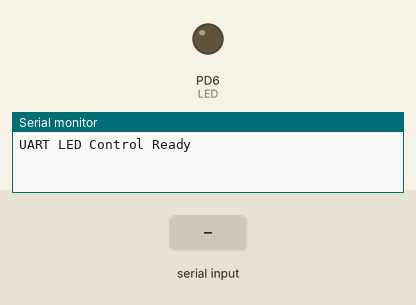
Bench run of a program on a simulated ATmega328P, built with avr-gcc and emulated at 16 MHz. Shown: output pins drawn as LEDs (lit = HIGH), the last lines printed to the serial monitor. The inputs (shaded band) are chosen by the test bench.

Above: at 1.2 s.
1.3 s: "ON\n" received over Serial
At 2.5 s:
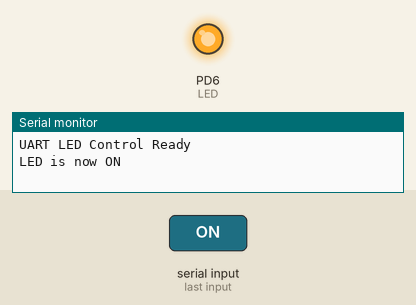
2.8 s: "90,45\n" received over Serial
At 4.0 s:
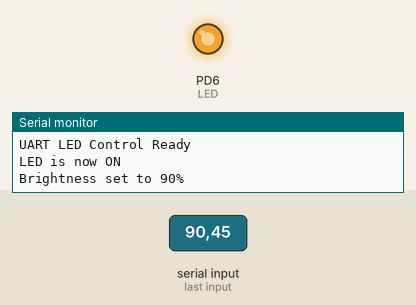
4.3 s: "30,150\n" received over Serial
At 5.4 s:
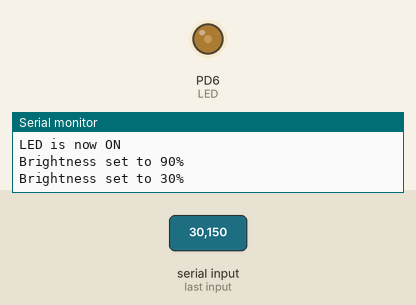
5.8 s: byte 13 ('\r') received over Serial
At 6.3 s:
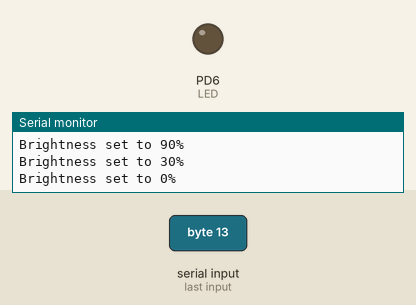
7.3 s: "90\n" received over Serial
At 8.5 s:
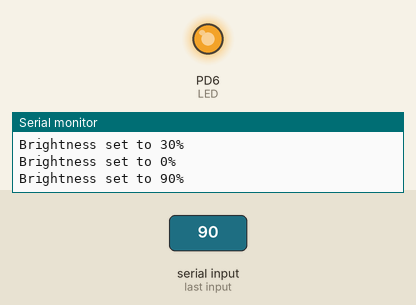
8.8 s: "0\n" received over Serial
At 9.8 s:
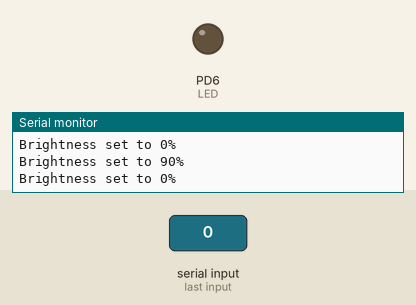
Timing chart, 0 to 11.3 s (numbered marks = the images above; inputs shaded):
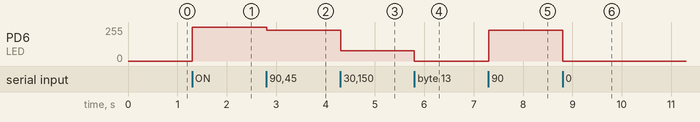

Measured:
- after the input at 1.3 s, PD6 (LED): 0/255 → 255/255 at once
- after the input at 2.8 s, PD6 (LED): 255/255 → 229/255 at once
- after the input at 4.3 s, PD6 (LED): 229/255 → 76/255 at once
- after the input at 5.8 s, PD6 (LED): 76/255 → 0/255 at once
- after the input at 7.3 s, PD6 (LED): 0/255 → 229/255 at once
- after the input at 8.8 s, PD6 (LED): 229/255 → 0/255 at once

The program:

main.c
```c
/*
 * UART_LED_Control.c
 *
 * Created: 13-05-2026 7.46.49 PM
 * Author : HP
 */

#define F_CPU 16000000UL

#include <avr/io.h>
#include <util/delay.h>
#include <stdlib.h>
#include <string.h>
#include <stdio.h>
#include "pwm.h"
#include "uart.h"


int main(void)
{
	char buffer[50];
	uint8_t index = 0;
	char received;
	uint8_t brightness;

	UART_Init();
	PWM_init();

	UART_TxString("UART LED Control Ready\n");

    /* Replace with your application code */
    while (1)
    {
		received = UART_RxChar();

		if(received == '\r' || received == '\n')
		{
			buffer[index] = '\0';

			if(strcmp(buffer, "ON") == 0)						// ON Command
			{
				TCCR0A |= (1 << COM0A1);						// Re-enable PWM

				LED_Brightness(100);

				UART_TxString("LED is now ON\r\n");
			}

			else if(strcmp(buffer, "OFF") == 0)					// OFF Command
			{
				TCCR0A &= ~(1 << COM0A1);						// Disconnect PWM
				PORTD &= ~(1 << PORTD6);						// Force LED OFF

				UART_TxString("LED is now OFF\r\n");
			}
			else
			{
				brightness = atoi(buffer);

				if(brightness <= 100)
				{
					char msg[40];

					if(brightness == 0)
					{
						TCCR0A &= ~(1 << COM0A1);					// Disconnect PWM
						PORTD &= ~(1 << PORTD6);					// LED OFF
					}
					else
					{
						TCCR0A |= (1 << COM0A1);					// Enable PWM
						LED_Brightness(brightness);
					}
					sprintf(msg, "Brightness set to %d%%\r\n", brightness);

					UART_TxString(msg);
				}
				else
				{
					UART_TxString("Invalid Brightness Value\r\n");
				}
			}

			index = 0;
		}

		else
		{
			if(index < sizeof(buffer)-1)
			{
				buffer[index++] = received;
			}
		}
	}
}
```

pwm.c
```c
/*
 * pwm.c
 *
 * Created: 13-05-2026 8.04.01 PM
 *  Author: HP
 */
#define F_CPU 16000000UL

#include <avr/io.h>
#include "pwm.h"

void PWM_init(void)
{
	DDRD |= (1 << DDD6);											// Set PD6 as output

	TCCR0A |= (1 << COM0A1) | (1 << WGM01) | (1 << WGM00);			// Fast PWM, Non-inverting
	TCCR0B |= (1 << CS01) | (1 << CS00);							// Prescaler 64

	OCR0A = 0;
}

void LED_Brightness(uint8_t brightness)
{
	uint16_t pwm_value;

	pwm_value = (brightness * 255UL) / 100;							// Convert 0-255

	OCR0A = pwm_value;
}
```

pwm.h
```c
/*
 * pwm.h
 *
 * Created: 13-05-2026 8.03.50 PM
 *  Author: HP
 */


#ifndef PWM_H_
#define PWM_H_

void PWM_init(void);									// PWM Initialization
void LED_Brightness(uint8_t brightness);				// Control LED Brightness


#endif /* PWM_H_ */
```

uart.c
```c
/*
 * uart.c
 *
 * Created: 13-05-2026 7.57.39 PM
 *  Author: HP
 */
#define F_CPU 16000000UL

#include <avr/io.h>
#include "uart.h"

void UART_Init(void)
{
	UBRR0H = (unsigned char)(UBRR_VALUE >> 8);
	UBRR0L = (unsigned char)UBRR_VALUE;
	UCSR0B = (1 << RXEN0) | (1 << TXEN0);				// Enable Tx and Rx
	UCSR0C = (1 << UCSZ01) | (1 << UCSZ00);				// 8-bit data
}

void UART_TxChar(char data)
{
	while (!(UCSR0A & (1 << UDRE0)));					// Wait until buffer empty
	UDR0 = data;
}

void UART_TxString(const char *str)
{
	while (*str)
	{
		UART_TxChar(*str++);
	}
}

char UART_RxChar(void)
{
	while(!(UCSR0A & (1 << RXC0)));						// Wait for data

	return UDR0;
}

void UART_TxHex(uint8_t value)
{
	const char hexChars[] = "0123456789ABCDEF";
	char hex[5];
	hex[0] = hexChars[(value >> 4) & 0x0F];
	hex[1] = hexChars[value & 0x0F];
	hex[2] = '\r';
	hex[3] = '\n';
	hex[4] = '\0';
	UART_TxString("0x");
	UART_TxString(hex);
}
void UART_TxNumber(uint32_t num)
{
	char buffer[12];
	ltoa(num, buffer, 10);								// convert to string (long to ASCII)
	UART_TxString(buffer);
}
```

uart.h
```c
/*
 * uart.h
 *
 * Created: 13-05-2026 7.58.01 PM
 *  Author: HP
 */


#ifndef UART_H_
#define UART_H_

#include <avr/io.h>
#include <stdlib.h>

#define F_CPU 16000000UL
#define BAUDRATE 9600
#define UBRR_VALUE ((F_CPU / (16UL * BAUDRATE)) - 1)

// === Function Prototypes ===
void UART_Init(void);
void UART_TxChar(char data);
void UART_TxString(const char *str);
void UART_TxHex(uint8_t value);
void UART_TxNumber(uint32_t num);
char UART_RxChar(void);


#endif /* UART_H_ */
```
